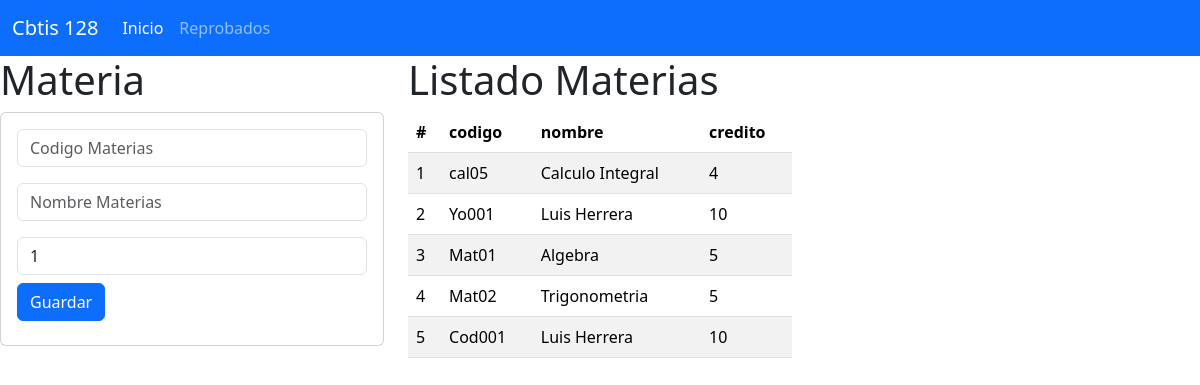
The page / on the database its author committed.
### materia_app/models.py (models this page shows, shortened)
class Materia (models.Model):
    codigo=models.CharField(primary_key=True,max_length=6)
    nombre=models.CharField(max_length=100)
    credito=models.PositiveSmallIntegerField()

### materia_app/views.py (the view)
# urls.py: path("", views.inicio_vista, name="inicio_vista"),
def inicio_vista(request):
    lasmaterias=Materia.objects.all()
    return render(request,"gestionarMateria.html",{"mismaterias":lasmaterias})

### materia_app/templates/gestionarMateria.html
{% extends "base.html" %}
{% block cuerpo %}
<div class="row">
<div class="col-sm-12 col-md-4 col-lg-4 col-xl-4">
<h1>Materia</h1>
<div class="card">
  <div class="card-body">
    <form action="/registrarMateria/" method="POST">{% csrf_token %}
      <div class="form-group">
        <input type="text" id="txtcodigo" name="txtcodigo" class="form-control"
        placeholder="Codigo Materias" minlength="4" maxlength="6" required>
      </div>
      <div class="form-group py-3">
        <input type="text" id="txtnombre" name="txtnombre" class="form-control"
        placeholder="Nombre Materias" maxlength="100" required>
      </div>
      <div class="form-group">
        <input type="text" id="numcreditos" name="numcreditos" class="form-control"
        value="1" minlength="1" maxlength="9" required>
      </div>
      <div class="form-group py-2">
        <button type="submit" class="btn btn-primary">Guardar</button>
      </div>
    </form>
  </div>
</div>
</div>
<div class="col-sm-12 col-md-8 col-lg-8 col-xl-4">
<h1>Listado Materias</h1>
    <div class="table-responsive">
        <table class="table table-striped">
            <thead>
              <tr>
                <th scope="col">#</th>
                <th scope="col">codigo</th>
                <th scope="col">nombre</th>
                <th scope="col">credito</th>
              </tr>
            </thead>
            <tbody>
        {% for m in mismaterias %}
            <tr>
                <td>{{forloop.counter}}</td>
                <td>{{m.codigo}}</td>
                <td>{{m.nombre}}</td>
                <td>{{m.credito}}</td>
            </tr>
        {% endfor %}
            </tbody>
          </table>
    </div>
</div>
</div>
{% endblock %}

### materia_app/templates/base.html (shortened to what this page needs)
<!doctype html>
<html lang="en">
  <head>
    <link href="https://cdn.jsdelivr.net/npm/bootstrap@5.3.3/dist/css/bootstrap.min.css" rel="stylesheet">
  </head>
  <body>
    <nav class="navbar navbar-expand-lg bg-primary" data-bs-theme="dark">
        <div class="container-fluid">
          <a class="navbar-brand" href="#">Cbtis 128</a>
          <div class="collapse navbar-collapse" id="navbarNav">
            <ul class="navbar-nav">
              <li class="nav-item">
                <a class="nav-link active" aria-current="page" href="#">Inicio</a>
              </li>
              <li class="nav-item">
                <a class="nav-link" href="#">Reprobados</a>
              </li>
            </ul>
          </div>
        </div>
      </nav>
    {% block cuerpo %}
    {% endblock %}
  </body>
</html>

### rows shown on the page
Materia: codigo "cal05", nombre "Calculo Integral", credito "4"
Materia: codigo "Yo001", nombre "Luis Herrera", credito "10"
Materia: codigo "Mat01", nombre "Algebra", credito "5"
Materia: codigo "Mat02", nombre "Trigonometria", credito "5"
Materia: codigo "Cod001", nombre "Luis Herrera", credito "10"
